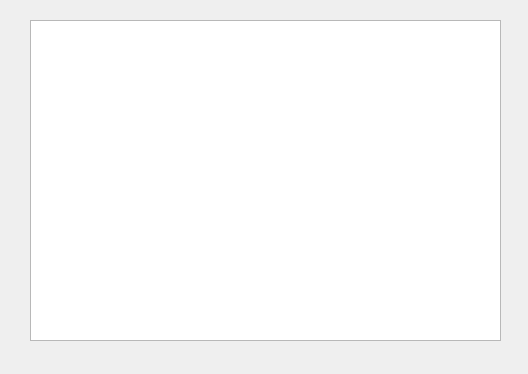
<?xml version="1.0" encoding="UTF-8"?>
<ui version="4.0">
 <class>ShowTable</class>
 <widget class="QDialog" name="ShowTable">
  <property name="geometry">
   <rect>
    <x>0</x>
    <y>0</y>
    <width>528</width>
    <height>374</height>
   </rect>
  </property>
  <property name="windowTitle">
   <string>Dialog</string>
  </property>
  <widget class="QTableView" name="tableView">
   <property name="geometry">
    <rect>
     <x>30</x>
     <y>20</y>
     <width>471</width>
     <height>321</height>
    </rect>
   </property>
  </widget>
 </widget>
 <resources/>
 <connections/>
</ui>
